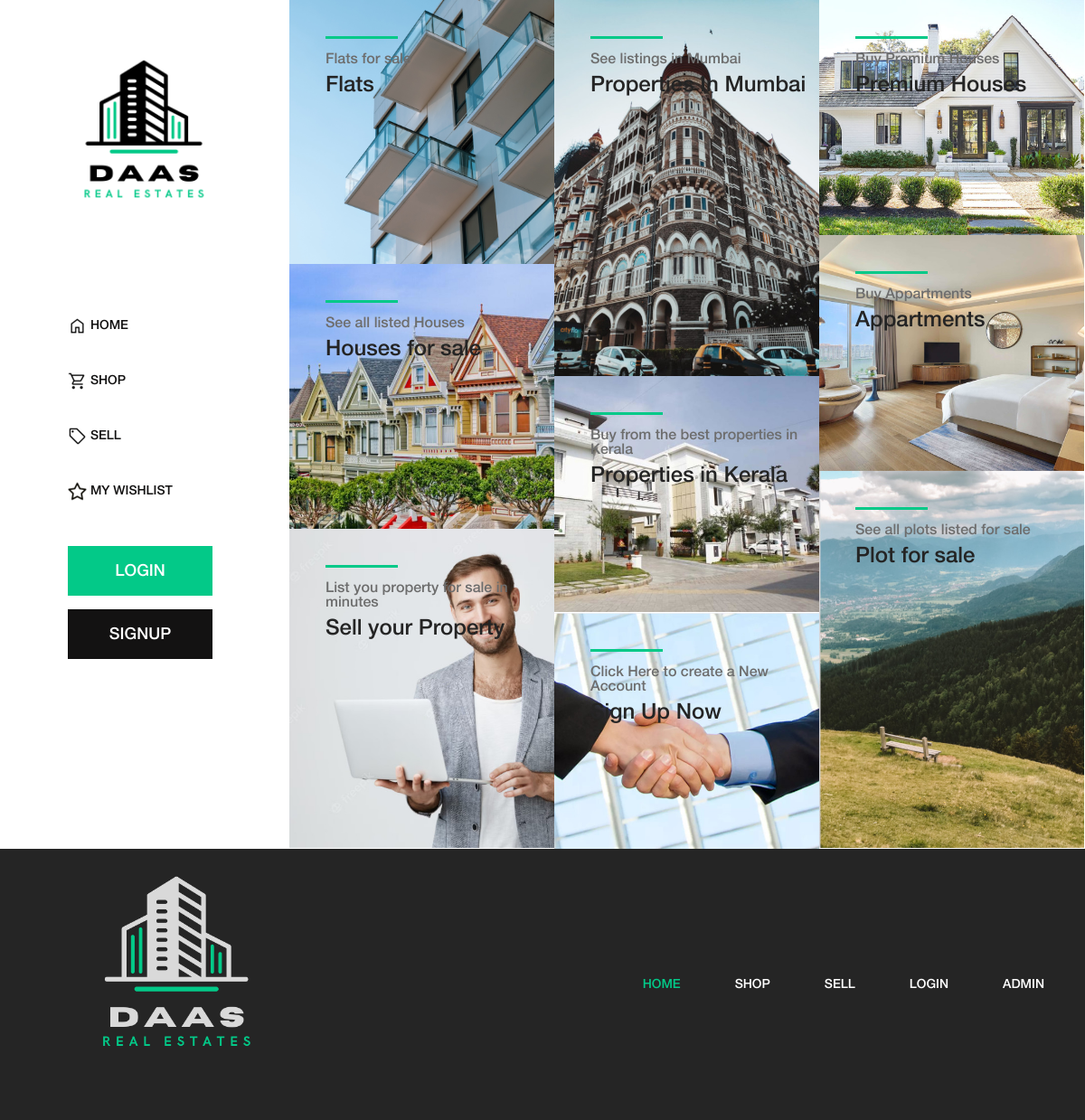
The page / on the database its author committed.
### tables this page shows
CREATE TABLE `home_tbl` (
  `card_id` int(11) NOT NULL,
  `title` varchar(250) NOT NULL,
  `sub_title` varchar(250) NOT NULL,
  `card_image` varchar(500) NOT NULL,
  `card_link` varchar(500) NOT NULL DEFAULT '#'
);

### index.php (the view, shortened to what this page needs)
<?php include("header.php"); ?>
<?php include("connection.php") ?>
<?php
$query = "SELECT * FROM home_tbl";
$result = mysqli_query($conn, $query);
?>
<div class="products-catagories-area clearfix">
  <div class="amado-pro-catagory clearfix">
    <?php while ($row = mysqli_fetch_assoc($result)) { ?>
      <div class="single-products-catagory clearfix">
        <a href="<?php echo $row["card_link"] ?>">
          <img src="<?php echo substr($row["card_image"], 3) ?>" alt="">
          <div class="hover-content">
            <div class="line"></div>
            <p><?php echo $row["sub_title"] ?></p>
            <h4><?php echo $row["title"] ?></h4>
          </div>
        </a>
      </div>
    <?php } ?>
  </div>
</div>
<?php include("footer.php"); ?>

### css/core-style.css (style rules this page uses)
* { margin: 0; padding: 0; }
body { font-family: "helveticaneuemedium"; font-size: 16px; }
h1, h2, h3, h4, h5, h6 { color: #242424; line-height: 1.3; font-weight: 400; }
p { color: #6d6d6d; font-size: 20px; line-height: 1.9; font-weight: 400; }
a { text-decoration: none; color: #03C988; font-size: 20px; }
img { height: auto; max-width: 100%; }
.main-content-wrapper .products-catagories-area { -webkit-box-flex: 0; -ms-flex: 0 0 calc(100% - 320px); flex: 0 0 calc(100% - 320px); width: calc(100% - 320px); max-width: calc(100% - 320px); }
.single-products-catagory { position: relative; z-index: 1; width: 33.33333%; top: 0; }
.single-products-catagory a { display: block; width: 100%; height: 100%; position: relative; z-index: 10; }
.single-products-catagory a::after { -webkit-transition-duration: 250ms; transition-duration: 250ms; position: absolute; width: 100%; height: 100%; top: 0; left: 0; content: ''; background-color: rgba(60, 60, 60, 0.7); z-index: 1; opacity: 0; visibility: visible; }
.single-products-catagory a img { width: 100%; }
.single-products-catagory .hover-content { position: absolute; top: 40px; left: 40px; z-index: 10; }
.single-products-catagory .hover-content .line { width: 80px; height: 3px; background-color: #03C988; display: block; margin-bottom: 15px; }
.single-products-catagory .hover-content p { font-size: 16px; color: #6d6d6d; line-height: 1; margin-bottom: 5px; -webkit-transition-duration: 250ms; transition-duration: 250ms; }
.single-products-catagory .hover-content h4 { margin-bottom: 0; -webkit-transition-duration: 250ms; transition-duration: 250ms; }

### rows shown on the page
home_tbl: card_image (picture), sub_title "Flats for sale", title "Flats"
home_tbl: card_image (picture), sub_title "See listings in Mumbai", title "Properties In Mumbai"
home_tbl: card_image (picture), sub_title "Buy Premium Houses", title "Premium Houses"
home_tbl: card_image (picture), sub_title "Buy Appartments", title "Appartments"
home_tbl: card_image (picture), sub_title "See all listed Houses", title "Houses for sale"
home_tbl: card_image (picture), sub_title "Buy from the best properties in Kerala", title "Properties in Kerala"
home_tbl: card_image (picture), sub_title "See all plots listed for sale", title "Plot for sale"
home_tbl: card_image (picture), sub_title "List you property for sale in minutes", title "Sell your Property"
home_tbl: card_image (picture), sub_title "Click Here to create a New Account", title "Sign Up Now"

### other values the page prints
$val "LOGIN"
